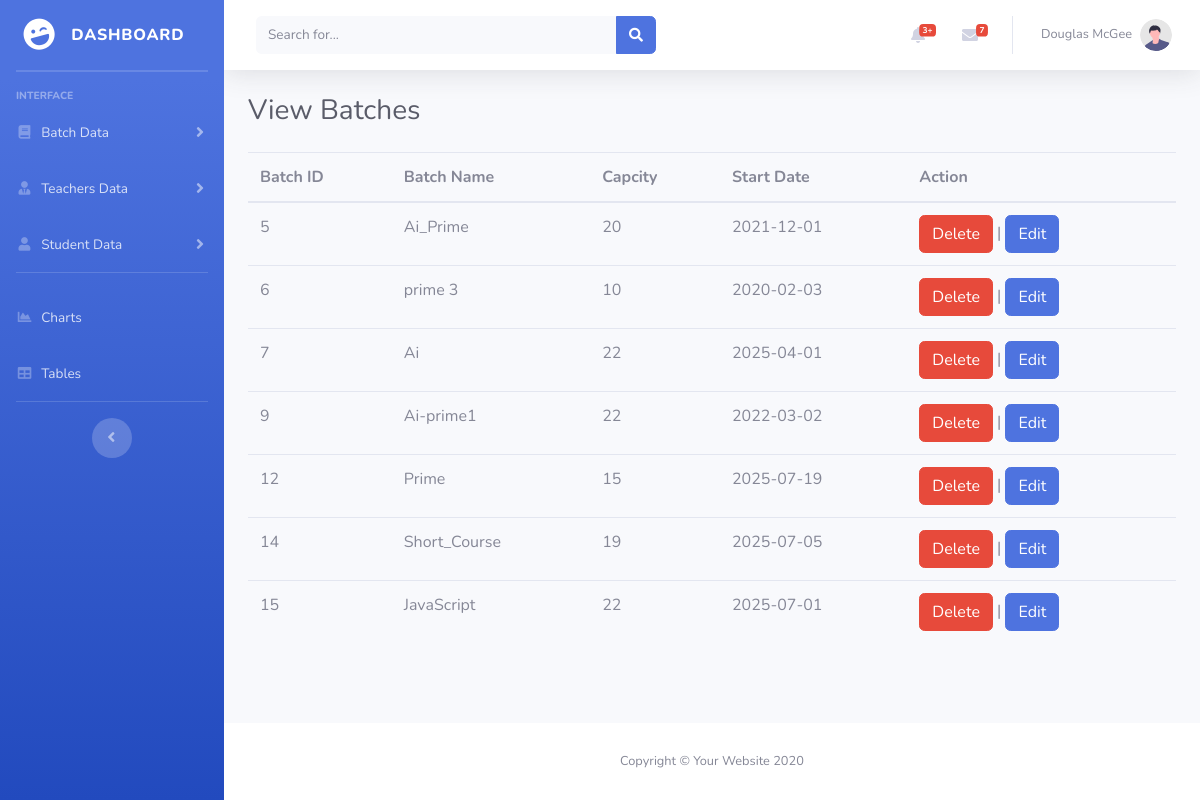
/batch_view.php, run on the app's committed database.
### tables this page shows
CREATE TABLE `tbl_batch` (
  `batch_id` int(11) NOT NULL,
  `batch_name` varchar(100) NOT NULL,
  `batch_capacity` int(11) NOT NULL,
  `batch_start_date` date NOT NULL
);

### batch_view.php (the view, shortened to what this page needs)
<?php include_once "header.php"?>
 <div class="container-fluid">
    <h1 class="h3 mb-4 text-gray-800">View Batches</h1>
    <table class="table">
  <thead>
    <tr>
     <th scope="col">Batch ID</th>
      <th scope="col">Batch Name</th>
      <th scope="col">Capcity</th>
      <th scope="col">Start Date</th>
      <th scope="col">Action</th>
    </tr>
  </thead>
  <tbody>
    <?php
         $query = $query ="SELECT * FROM `tbl_batch`";
         $result = mysqli_query( $connection,$query);
         while($rows = mysqli_fetch_assoc($result))
         {
                 ?>
            <tr>
                <td><?php echo $rows["batch_id"]; ?></td>
                <td><?php echo $rows["batch_name"];?></td>
                <td><?php echo $rows["batch_capacity"];?></td>
                <td><?php echo $rows["batch_start_date"];?></td>
                <td><a href="delete_batch.php?id=<?php echo $rows["batch_id"];?>" class="btn btn-danger"> Delete</a> |
                <a href="edit_batch.php?id=<?php echo $rows["batch_id"];?>" class="btn btn-primary">Edit</a></td>
    </tr>
            <?php
         }
    ?>
  </tbody>
</table>
 </div>
 </div>
<?php require 'footer.php'?>

### data on the page
tbl_batch: batch_id "5", batch_name "Ai_Prime", batch_capacity "20", batch_start_date "2021-12-01"
tbl_batch: batch_id "6", batch_name "prime 3", batch_capacity "10", batch_start_date "2020-02-03"
tbl_batch: batch_id "7", batch_name "Ai", batch_capacity "22", batch_start_date "2025-04-01"
tbl_batch: batch_id "9", batch_name "Ai-prime1", batch_capacity "22", batch_start_date "2022-03-02"
tbl_batch: batch_id "12", batch_name "Prime", batch_capacity "15", batch_start_date "2025-07-19"
tbl_batch: batch_id "14", batch_name "Short_Course", batch_capacity "19", batch_start_date "2025-07-05"
tbl_batch: batch_id "15", batch_name "JavaScript", batch_capacity "22", batch_start_date "2025-07-01"
